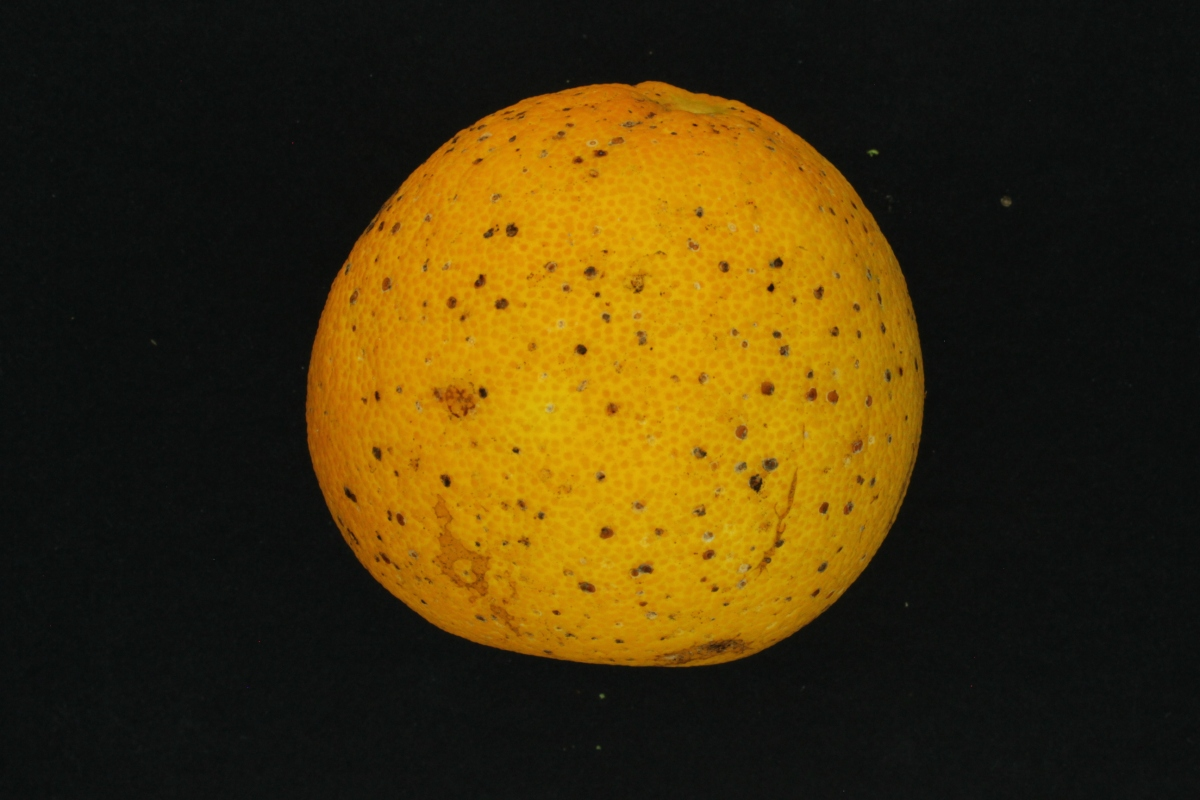
%> input picture FruitsDB/Oranges/Train/2013_10_25__0063.jpg, 1200 x 800 px; its folder holds only this picture in this run
$ octave knnTrainingScript.m   (GNU Octave 9; MATLAB toolbox functions it lacks are replaced by stand-ins)
%> lines starting %> are read from the running program, lines starting %| are printed output that depends on the picture; in (x1, y1, x2, y2) boxes, pixels count from 0 and x2, y2 are one past the last pixel; in counts of white or black regions, pixels touching at a corner belong together; the program's own positions count from 1
%> further down, image is the input picture: size 800x1200x3 uint8; mean R, G, B 67.4, 50.4, 11.5
### src/FruitFeatureExtract.m
function [ featureVector ] = FruitFeatureExtract( image )

%Read in the image
% figure,imshow(image);
% title('Original image')

%adjust image to accentuate colors
img = imadjust(image,[.2 .2 .2; .65 .65 .65],[]);
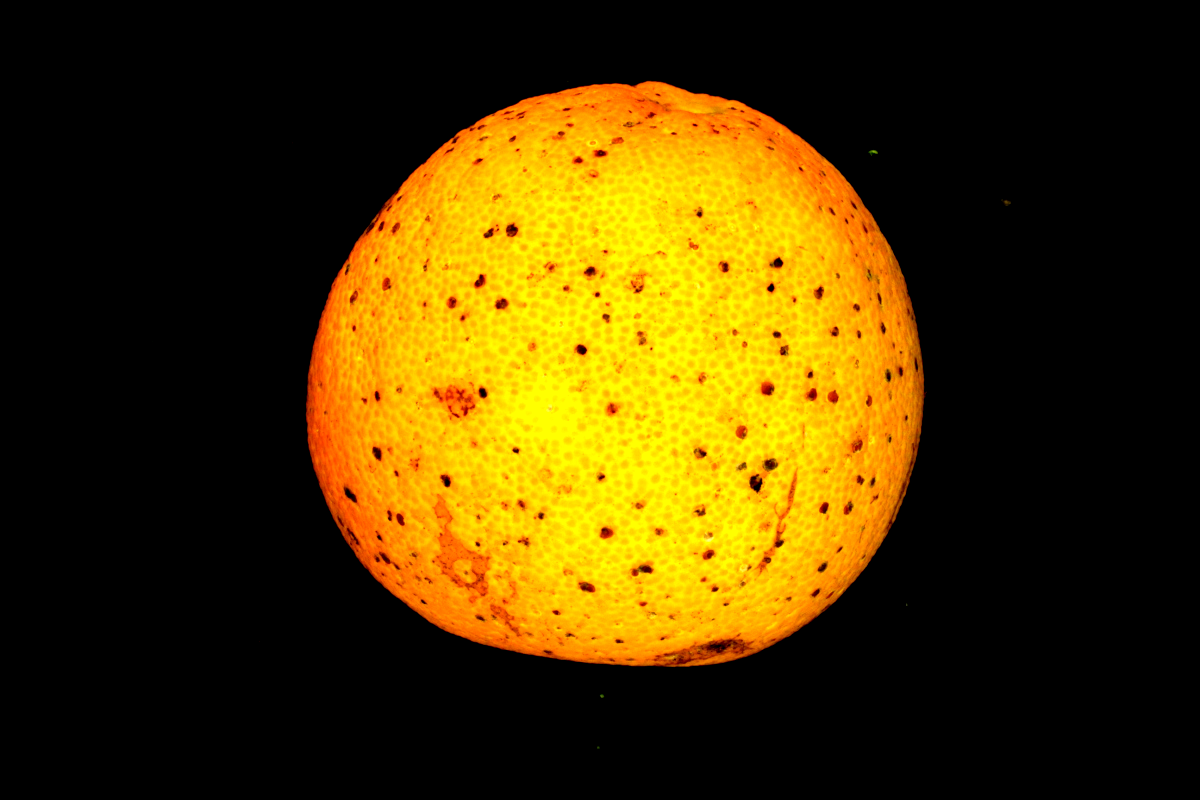
%> img: size 800x1200x3 uint8; mean R, G, B 74.4, 54.3, 0

%Convert image to HSV to be able to take Saturation channel
img = rgb2hsv(img);
%> img: size 800x1200x3 double; mean H, S, V 0.0358, 0.3, 0.292

% level = graythresh(img);
% bw_img = im2bw(img,level);
% bw_img = imclose(bw_img,ones([3,3]));

%grab the seperate hue, saturation, and value channels
hue = img(:,:,1);
saturation = img(:,:,2);
value = img(:,:,3);
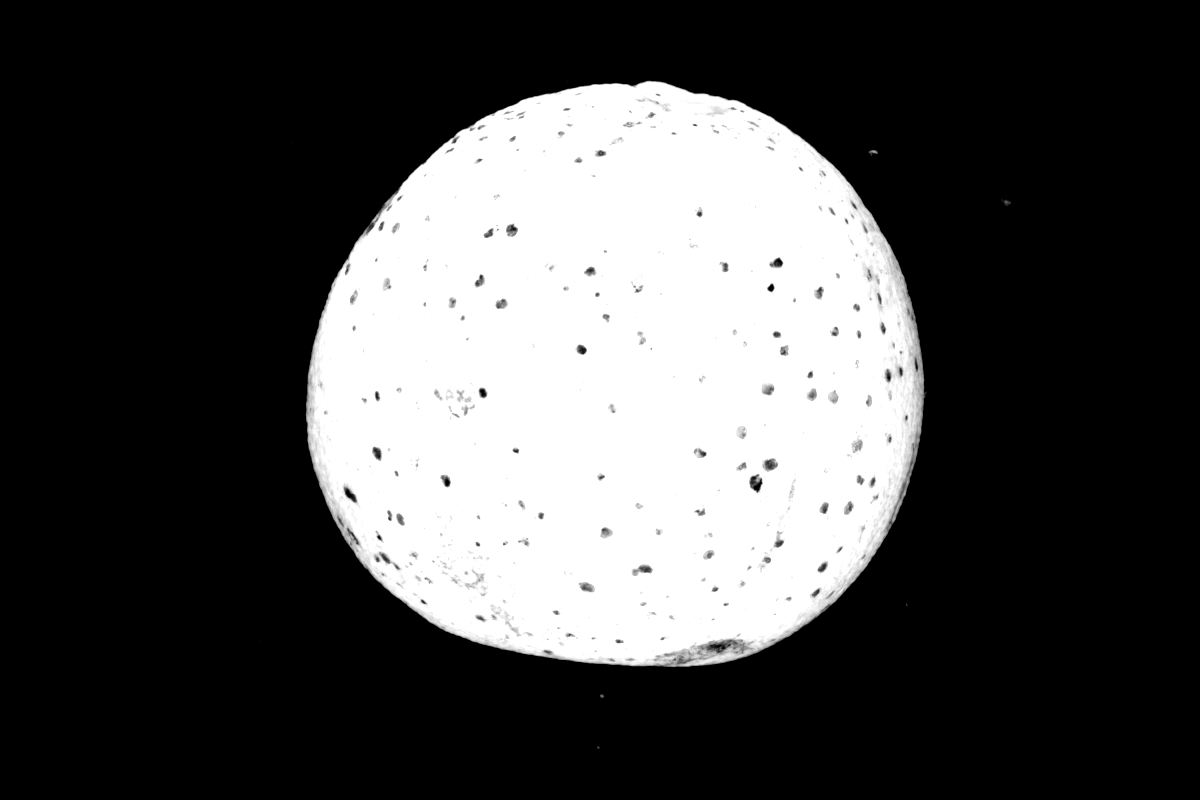
%> value: size 800x1200 double; min 0, max 1, mean 0.292
[row, col] = size(saturation);
%> row = 800; col = 1200

% threshold the saturation channel of the image
threshold_sat = saturation > 0.4;
%> threshold_sat: size 800x1200 logical; 30% white; 10 white regions (7 under 20 px), largest, box (x1, y1, x2, y2) and area: (305, 80, 927, 668) 287935, (1001, 199, 1011, 206) 49, (868, 149, 878, 156) 41

%convert from logical to double
thresh = +threshold_sat;

%perform close to close holes and then fill in any extra holes
for u = 1:5
    thresh = imclose(thresh,ones(9));
end
thresh = imfill(thresh,'holes');

%find the connected components and take out anything less than 1000 pixels because it is noise and not fruit
connCompThreshold = 1000;
CC = bwconncomp(thresh);
%> CC = 9 connected components

for i = 1:CC.NumObjects
    L = length(CC.PixelIdxList{i});
    if L < connCompThreshold
        thresh(CC.PixelIdxList{i}) = 0;
    end
end
%> this loop made 9 passes
%> L on passes 1 to 9: 1, 1, 2, 288081, 9, 18, 41, 5, 51
%> thresh: size 800x1200 double; values 0 (black) and 1 (white), 30% white; 1 white region

%find the fruit in the image
CC = bwconncomp(thresh);
%> CC = 1 connected component

% Extract the fruit from the image
temp = zeros(row,col);
temp(CC.PixelIdxList{1}) = 1;
% figure, imshow(temp)
% title('Indiviual Fruit that was extracted out')

%Use regionprops to get the bounding box to take out the image and other feature of the fruit
stats = regionprops(temp,'Area','Perimeter','BoundingBox','Eccentricity','Centroid','FilledImage');
%> stats = 1 region; box (x1, y1, x2, y2), Area, Centroid, Eccentricity and Perimeter: (305, 80, 927, 668) 288081 [619.3 382.4] 0.311 1928.3

%get individual parts of BoundingBox to get X, Y, Width, Height
%x is the leftmost pixel for the CC
x = stats.BoundingBox(1); x = round(x);
%> after `x = stats.BoundingBox(1)`: x = 305.5
%> after `x = round(x)`: x = 306
%y is the topmost pixel for the CC
y = stats.BoundingBox(2); y = round(y);
%> after `y = stats.BoundingBox(2)`: y = 80.5
%> after `y = round(y)`: y = 81
%width is the number of pixels from x to the right
width = stats.BoundingBox(3); width = round(width);
%> after `width = stats.BoundingBox(3)`: width = 622
%width is the number of pixels from y to the bottom of the image
height = stats.BoundingBox(4); height = round(height);
%> after `height = stats.BoundingBox(4)`: height = 588
fruit_size = [width,height];
%> fruit_size = [622 588]

%get short to longer width and height vector to get rid of a few orientation problem
[T,I_max] = max(fruit_size);
%> T = 622; I_max = 1
[T,I_min] = min(fruit_size);
%> T = 588; I_min = 2
longer = fruit_size(I_max);
%> longer = 622
shorter = fruit_size(I_min);
%> shorter = 588

%crop out the sub image to send to knn and feature selection
subImage = image(y:(y + height -1),x:(x + width -1),:);

%Threshold the unneccesarry parts in the RGB to white
filledImage = stats.FilledImage;
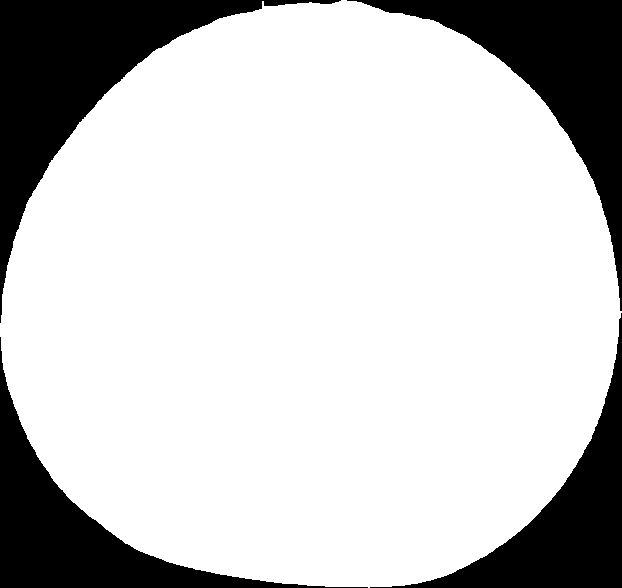
%> filledImage: size 588x622 logical; 78.8% white; 4 black regions, box (x1, y1, x2, y2) and area: (0, 0, 341, 323) 24560, (347, 0, 622, 311) 20483, (0, 337, 368, 588) 16916, (370, 313, 622, 588) 15696
bIndinces = find(filledImage == 0);
%> bIndinces = 77655 values from 1 to 365736
%seperate out each channel in the rgb and set it equal to white
channelR = subImage(:,:,1);
channelG = subImage(:,:,2);
channelB = subImage(:,:,3);
channelR(bIndinces) = 255;
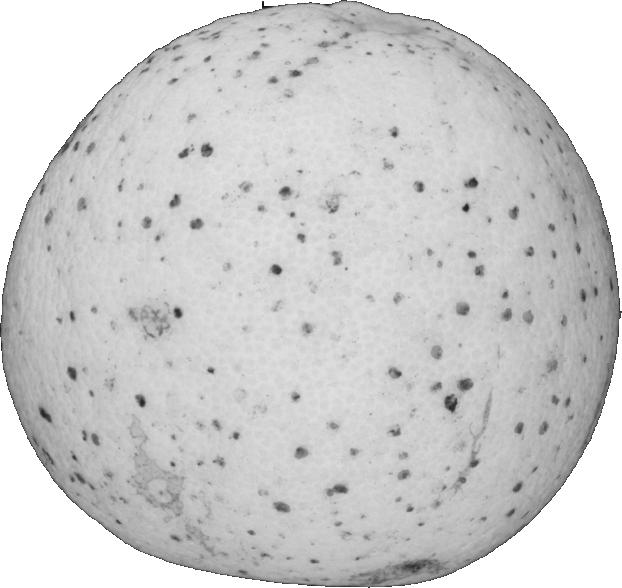
%> channelR: size 588x622 uint8; min 17, max 255, mean 206.5
channelG(bIndinces) = 255;
channelB(bIndinces) = 255;
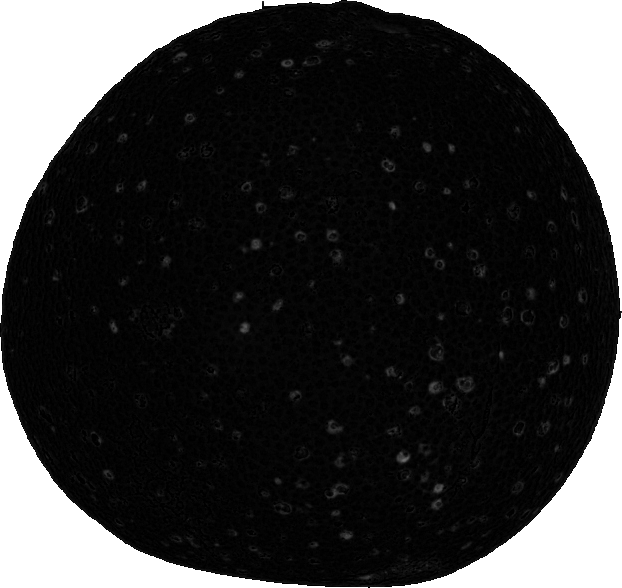
%> channelB: size 588x622 uint8; min 0, max 255, mean 58.4
rgbOut = cat(3, channelR, channelG, channelB);
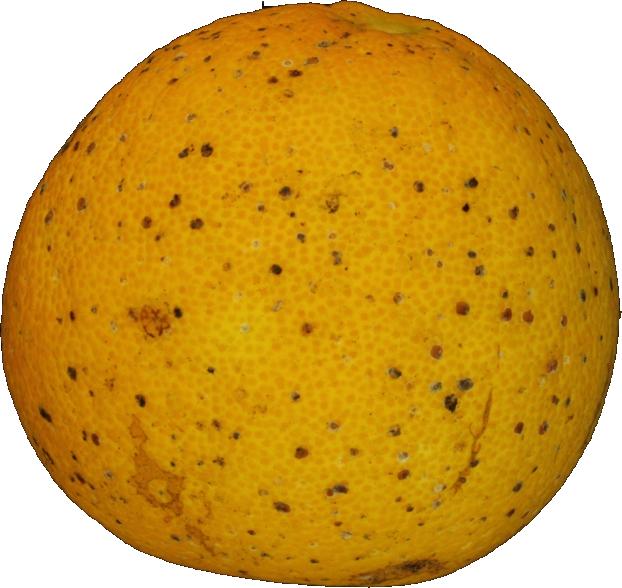
%> rgbOut: size 588x622x3 uint8; mean R, G, B 206.5, 158.4, 58.4

%Detect the color of the cropped image
[ clr ] = findFeat(rgbOut);

%Return the feature vector of the image
featureVector = [stats.Eccentricity, longer/1000, shorter/1000, clr/3];
end

### src/findFeat.m
function [ clr ] = findFeat(img_rgb)
%Used to detect the color of an object that is already segmented out of the
%background.
%   img = inputted HSV image #x#x3channels as double !!!! object that is segmented out

%% FIND COLORS
%initialize
clr = NaN;
img = rgb2hsv(img_rgb);
%> img: size 588x622x3 double; mean H, S, V 0.0879, 0.764, 0.81
Edges = [1, 13, 42, 70, 167, 252, 306]; %based on HSV 0-360
img = img*360; %to get HSV into 255 range
%> img: size 588x622x3 double; mean H, S, V 31.6, 275.2, 291.5
[ysize, xsize, ~] = size(img);
%> ysize = 588; xsize = 622

imgHue = img(:,:,1);
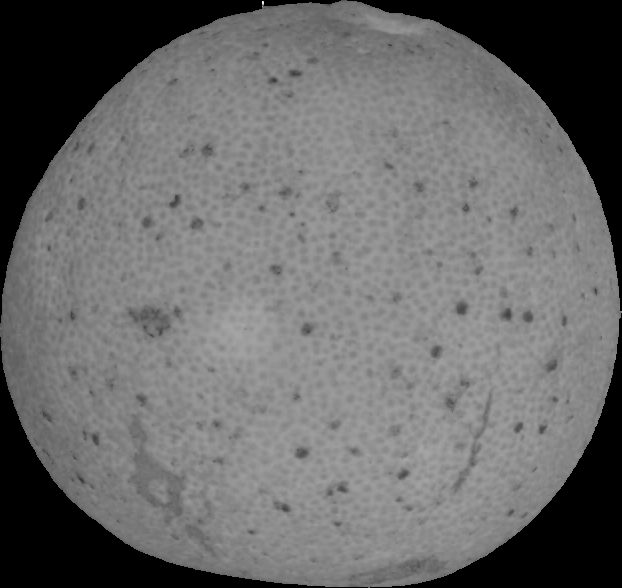
%> imgHue: size 588x622 double; min 0, max 76.36, mean 31.6; drawn with min black and max white
[N, Bins] = histc(imgHue(:), Edges);
%> N = [0; 181535; 106544; 2; 0; 0; 0]
clr = find(N==max(N)) ;
%> clr = 2

%plot
% tmp = 1:length(Edges);
% figure; bar(tmp,N); grid;

% assignin('base', 'N', N);
assignin('base', 'imgHue',imgHue);
% assignin('base', 'Edges', Edges);
end

### src/knnTrainingScript.m
close all
clc

%initialize filter
vector = zeros(1,4);

oBaseDir = '../FruitsDB/Oranges/Train/';
aBaseDir = '../FruitsDB/Apples/Train/';
mBaseDir = '../FruitsDB/Mangoes/Train/';

oFiles = dir('../FruitsDB/Oranges/Train/*.jpg');
aFiles = dir('../FruitsDB/Apples/Train/*.jpg');
mFiles = dir('../FruitsDB/Mangoes/Train/*.jpg');
ptr = 1;

%train Oranges
for i = ptr:ptr+length(oFiles)-1
    image = imread(strcat(oBaseDir,oFiles(i-ptr+1).name));
    [ featureVector ] = FruitFeatureExtract( image );
%> in FruitFeatureExtract, `featureVector = [stats.Eccentricity, longer/1000, shorter/1000, clr/3];`: featureVector = [0.311 0.622 0.588 0.667]
%> featureVector = [0.311 0.622 0.588 0.667]
    vector(i,:) = featureVector;
    Y(i,:) = 'O';
end
ptr = ptr + length(oFiles) + 1;

%train Apples
for i = ptr:ptr+length(aFiles)-1
    image = imread(strcat(aBaseDir,aFiles(i-ptr+1).name));
    [ featureVector ] = FruitFeatureExtract( image );
%> the loop in FruitFeatureExtract (call 2), `for i = 1:CC.NumObjects` made 9 passes
    vector(i,:) = featureVector;
    Y(i,:) = 'A';
end
ptr = ptr + length(aFiles) + 1;

%train Mangoes
for i = ptr:ptr+length(mFiles)-1
    image = imread(strcat(mBaseDir,mFiles(i-ptr+1).name));
    [ featureVector ] = FruitFeatureExtract( image );
    vector(i,:) = featureVector;
    Y(i,:) = 'M';
end
save('featureVectors.mat', 'vector', 'Y');

$ run again, on FruitsDB/Oranges/Train/2013_10_25__0067.jpg
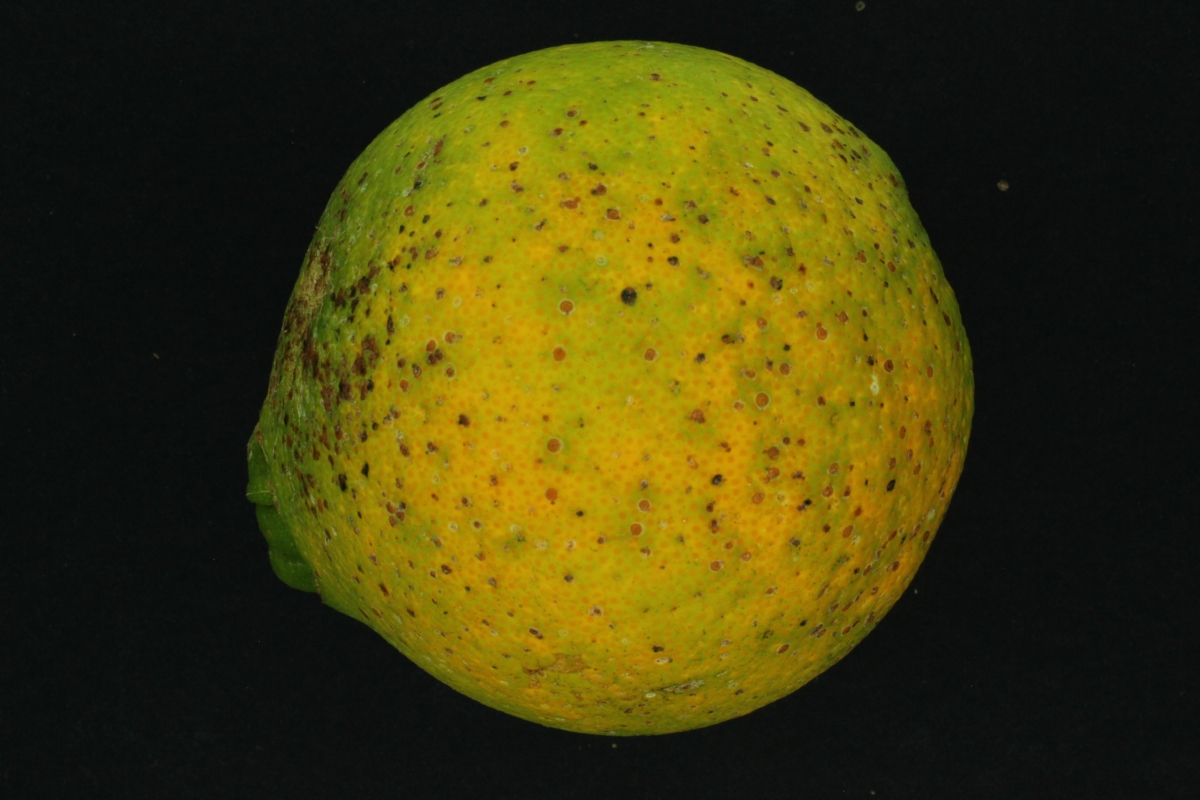
%> input picture FruitsDB/Oranges/Train/2013_10_25__0067.jpg, 1200 x 800 px
%> image is the input picture: size 800x1200x3 uint8; mean R, G, B 66.9, 60.1, 11.8
%> threshold_sat: size 800x1200 logical; 40.2% white; 11 white regions (8 under 20 px), largest, box (x1, y1, x2, y2) and area: (246, 40, 974, 736) 386117, (998, 183, 1008, 190) 42, (858, 2, 865, 10) 25
%> the loop in FruitFeatureExtract, `for u = 1:5` made 5 passes
%> pass 1, in FruitFeatureExtract, `thresh = imclose(thresh,ones(9));`:
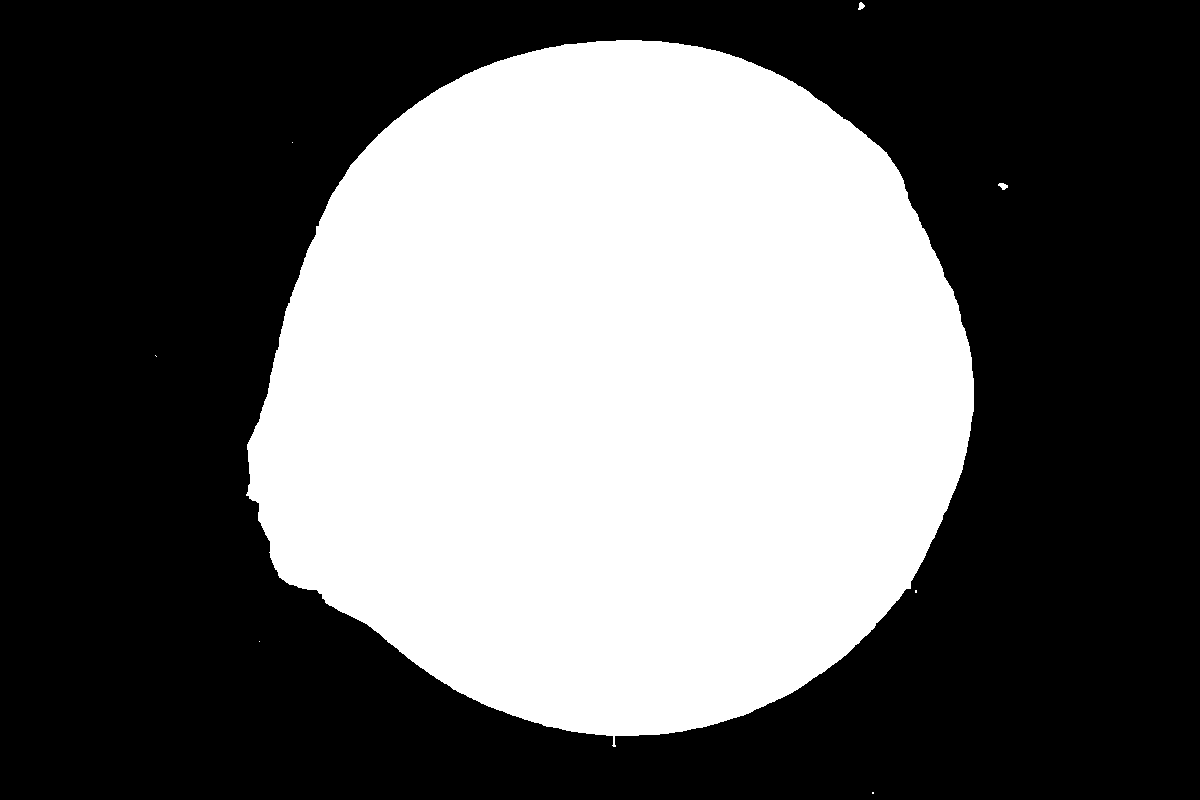
%> thresh: size 800x1200 double; values 0 (black) and 1 (white), 40.4% white; 8 white regions (5 under 20 px), largest, box (x1, y1, x2, y2) and area: (246, 40, 974, 747) 387670, (998, 183, 1008, 190) 45, (858, 2, 865, 10) 36
%> in FruitFeatureExtract, `CC = bwconncomp(thresh);`: CC = 8 connected components
%> the loop in FruitFeatureExtract, `for i = 1:CC.NumObjects` made 8 passes
%> L on passes 1 to 8: 2, 387670, 1, 1, 36, 4, 6, 45
%> in FruitFeatureExtract, `CC = bwconncomp(thresh);`: CC = 1 connected component
%> stats = 1 region; box (x1, y1, x2, y2), Area, Centroid, Eccentricity and Perimeter: (246, 40, 974, 747) 387670 [616.6 390.1] 0.255 2278.7
%> x = 246.5
%> x = 247
%> y = 40.5
%> y = 41
%> width = 728
%> height = 707
%> fruit_size = [728 707]
%> in FruitFeatureExtract, `[T,I_max] = max(fruit_size);`: T = 728; I_max = 1
%> in FruitFeatureExtract, `[T,I_min] = min(fruit_size);`: T = 707; I_min = 2
%> longer = 728
%> shorter = 707
%> filledImage: size 707x728 logical; 75.3% white; 4 black regions, box (x1, y1, x2, y2) and area: (0, 0, 370, 454) 36565, (0, 456, 367, 707) 32190, (369, 372, 728, 707) 31017, (396, 0, 728, 338) 27254
%> bIndinces = 127026 values from 1 to 514696
%> in findFeat, `imgHue = img(:,:,1);`:
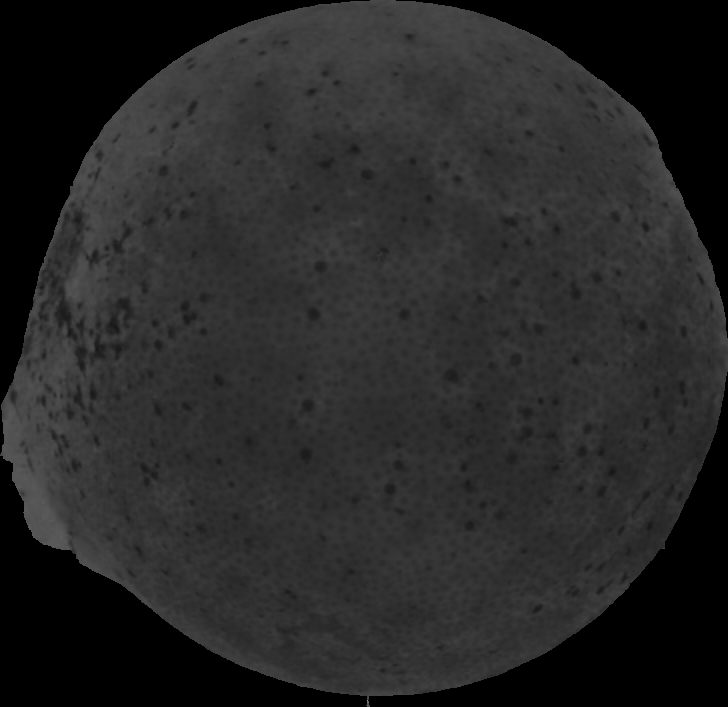
%> imgHue: size 707x728 double; min 0, max 150, mean 39.4
%> N = [0; 21590; 351650; 14429; 0; 0; 0]
%> in findFeat, `clr = find(N==max(N)) ;`: clr = 3
%> in FruitFeatureExtract, `featureVector = [stats.Eccentricity, longer/1000, shorter/1000, clr/3];`: featureVector = [0.255 0.728 0.707 1]
%> the loop in FruitFeatureExtract (call 2), `for i = 1:CC.NumObjects` made 8 passes
